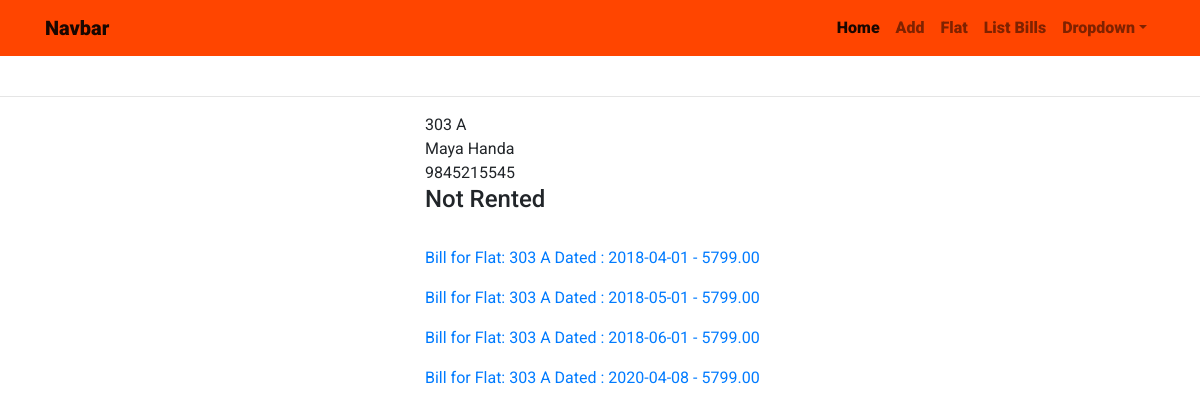
The app's page /flats/303A, older data.
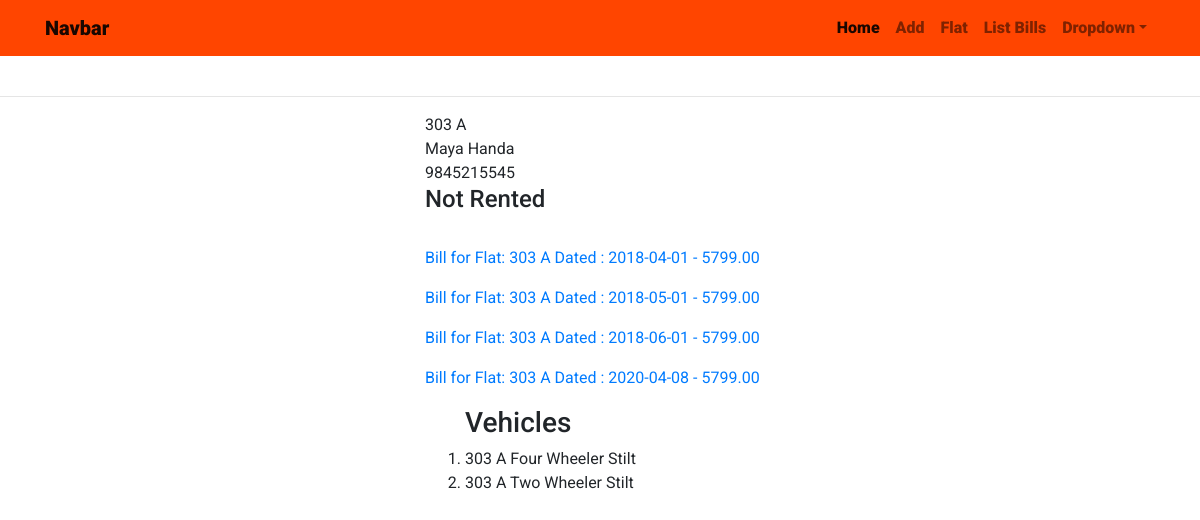
The same page, newer data.
### members/models.py (models this page shows, shortened)
class Flat (models.Model):
        flat_number     = models.CharField(max_length=3,
                        verbose_name='Flat Number',
                        validators = [number_validator],
                        )
        wing            = models.CharField(max_length=1)
        slug            = models.SlugField(unique = True, blank=True)
        def has_vehicle(self):
                if self.vehicle_set.count()>0:
                        return True
                else:
                        return False
        class Meta:
                unique_together = ("flat_number", "wing")
        def __str__(self):
                return "{} {}".format( self.flat_number, self.wing)

class Guest (models.Model):
        flat_number     = models.OneToOneField(Flat, on_delete=models.CASCADE)
        first_name      = models.CharField(max_length = 200)
        last_name       = models.CharField(max_length = 200)
        mobile          = models.CharField(max_length = 10,
                validators = [mobile_validator]
                )
        def __str__(self):
                return "{} {}".format(self.first_name, self.last_name)

class RentalStatus(models.Model):
        flat_number     = models.OneToOneField(Flat, on_delete=models.CASCADE)
        is_rented       = models.BooleanField(default =False)
        def __str__(self):
                if self.is_rented:
                        return "Rented"
                else:
                        return "Not Rented"

class Vehicle(models.Model):
        TYPE = (
                ("TWST", "Two Wheeler Stilt"),
                ("FWST", "Four Wheeler Stilt"),
                ("TWOU", "Two Wheeler Outside"),
                ("FWOU", "Four Wheeler Outside"),
        )
        vehicle         = models.CharField(max_length=4, choices=TYPE)
        flat            =models.ForeignKey(Flat, on_delete=models.CASCADE)
        def __str__(self):
                return ("{} {}".format(self.flat, self.get_vehicle_display()))

### billing/models.py (models this page shows)
class FlatBill(models.Model):
    flat_name       = models.ForeignKey(Flat, on_delete=models.CASCADE)
    bill_date       = models.DateField("Bill Date", auto_now_add=True)
    municipal_tax   = models.DecimalField(max_digits=10, decimal_places=2, help_text = "Taxes Levied by BMC")
    maintenance     = models.DecimalField(max_digits=10, decimal_places=2, help_text = "Maintenance Charges")
    water_charges   = models.DecimalField(max_digits=10, decimal_places=2, help_text = "Water Costs")
    parking_charges = models.DecimalField(max_digits=10, decimal_places=2, help_text = "Car/Scooter/Stilt")
    sinking_fund    = models.DecimalField(max_digits=10, decimal_places=2, help_text = "Sinking Fund")
    building_repair = models.DecimalField(max_digits=10, decimal_places=2, help_text = "Fund for Building Repairs")
    is_paid         = models.BooleanField(default=False)
    elec_ins_chgs   = models.DecimalField("Electricity Insurance Charges", max_digits=10,
                                            decimal_places=2,
                                            help_text = "Electricity Insurance"
                                        )
    noc_charges     = models.DecimalField("N.O.C. Charges", max_digits=10, decimal_places=2,
                                         help_text = "Non Occupancy Charges",
                                         default = 0,
                                         )
    add_item_name_1 = models.CharField("Additional Items e.g. Building Maintenance",
                                        max_length=100, blank=True )
    add_item_name_2 = models.CharField("Additional Items e.g. Emergency_fund",
                                        max_length=100, blank=True )
    add_item_amt_1  = models.DecimalField(default = 0, max_digits=10, decimal_places=2, help_text = "Amount for Additional Item 1")
    add_item_amt_2  = models.DecimalField(default = 0, max_digits=10, decimal_places=2, help_text = "Amount for Additional Item 2")
    def __str__(self):
        return ("Bill for Flat: {} Dated : {}".format(self.flat_name, self.bill_date))
    def total(self):
        return(self.municipal_tax +
                self.maintenance +
                self.water_charges +
                self.parking_charges +
                self.sinking_fund +
                self.building_repair +
                self.elec_ins_chgs +
                self.noc_charges +
                self.add_item_amt_1 +
                self.add_item_amt_2
                )

### members/views.py (the view)
# urls.py: path('flats/<slug>', FlatDetailView.as_view(), name = "flat_detail"),
class FlatDetailView(DetailView):
    model = Flat
    template = "/templates/flat_detail1.html"

### society/templates/members/flat_detail.html
{% extends 'index1.html' %}
{% block content %}
{{ flat }}<br>
{{ flat.guest }}<br>
{{ flat.guest.mobile }}<br>
<h4>{{flat.rentalstatus}}</h4><br>
{% for bill in flat.flatbill_set.all %}
<p>
    <a  href = "{% url 'bill_view' bill.id %}">{{bill}} - {{bill.total}}</a><br>
</p>
{% endfor %}
{% if flat.has_vehicle %}
    <ol><h3>Vehicles</h3>
    {% for motor in flat.vehicle_set.all %}
        <li>{{ motor }}</li>
    {% endfor %}
    </ol>
{% endif %}
{% endblock content %}

### society/templates/index1.html (shortened to what this page needs)
{% load static %}
<!DOCTYPE html>
    <head>
        <link rel="stylesheet" href="https://maxcdn.bootstrapcdn.com/bootstrap/4.0.0/css/bootstrap.min.css">
        <link href="{% static '/css/stylesheet.css' %}" rel="stylesheet">
    </head>
                <body>
                    <nav class="navbar navbar-expand-md navbar-light bg-dark fixed-top">
                        <div class="container">
                      <a class="navbar-brand" href="#">Navbar</a>
                        <div class="collapse navbar-collapse" id="navbarsExampleDefault">
                          <ul class="navbar-nav ml-auto">
                            <li class="nav-item active">
                              <a class="nav-link" href="{% url 'home' %}">Home <span class="sr-only">(current)</span></a>
                            </li>
                            <li class="nav-item">
                              <a class="nav-link" href="{% url 'add_member' %}">Add</a>
                            </li>
                            <li class="nav-item">
                              <a class="nav-link " href="{% url 'all_flats' %}">Flat</a>
                            </li>
                            <li class="nav-item">
                                <a class="nav-link " href="{% url 'bill_list' %}">List Bills</a>
                            </li>
                            <li class="nav-item dropdown">
                              <a class="nav-link dropdown-toggle" href="http://example.com" id="dropdown01" data-toggle="dropdown" aria-haspopup="true" aria-expanded="false">Dropdown</a>
                            </li>
                          </ul>
                        </div>
                      </div>
                      </nav>
                        <hr>
                        <div class ="container">
                          <div class="row">
                            <div class="col-md-4"></div>
                            <div class="col-md-8">
                        {% block content %}
                        {% endblock content %}
                            </div>
                        </div>
                      </div>
    </body>
</html>

### static/css/stylesheet.css (style rules this page uses)
body { padding-top: 5rem; font-family: 'Roboto', sans-serif; }
.navbar { background-color: orangered !important; font-weight: 900; }

Row changes from the older to the newer data that the page shows:
added Vehicle: flat+vehicle "303 A Four Wheeler Stilt"
added Vehicle: flat+vehicle "303 A Two Wheeler Stilt"
Text that changed along with them:
text now shown: "Vehicles"
